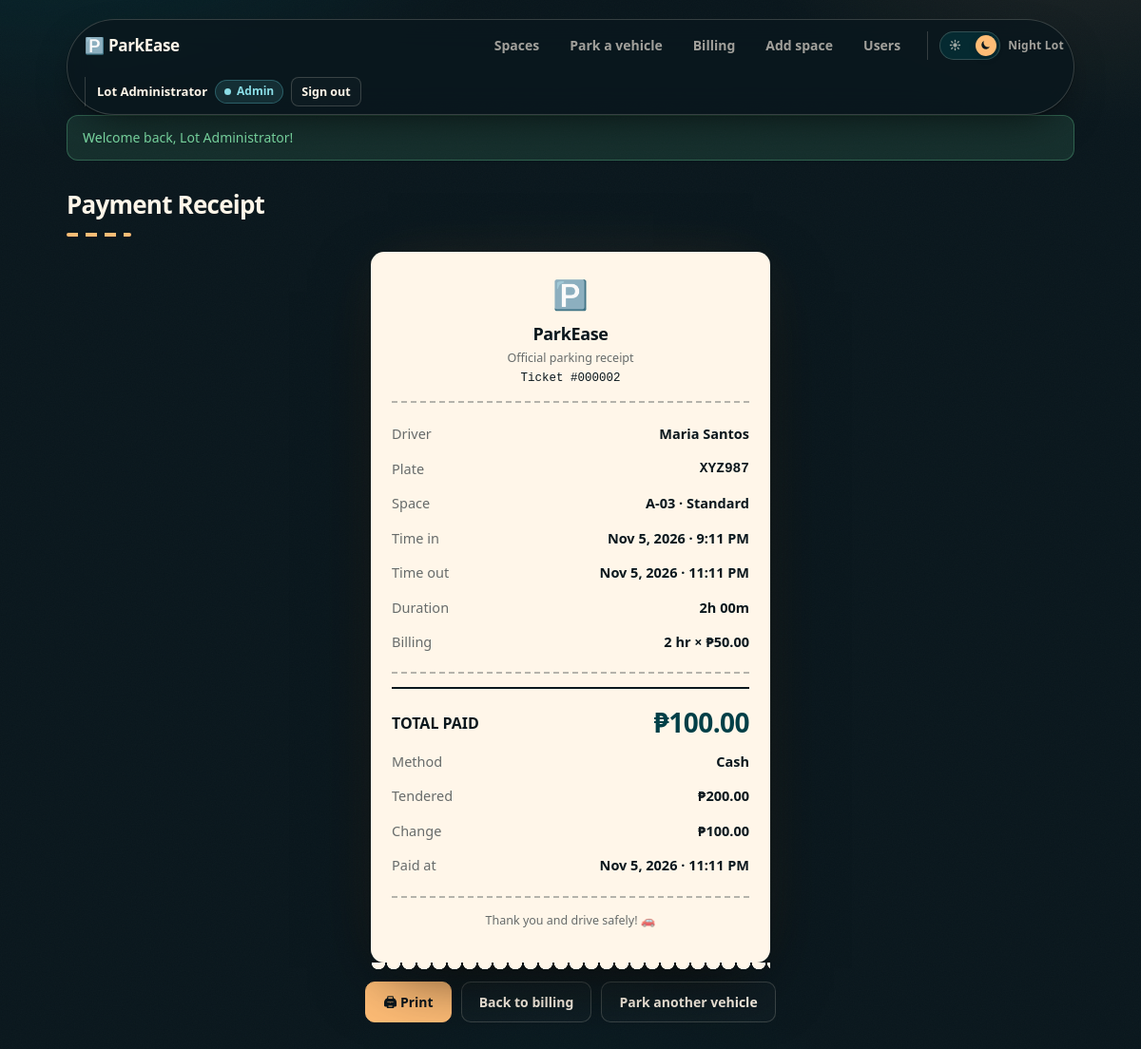
Screenshot of /receipt.php?id=2 (signed in) with the database file from the repository.
### tables this page shows
CREATE TABLE IF NOT EXISTS sessions (
  session_id INT AUTO_INCREMENT PRIMARY KEY,
  space_id INT NOT NULL,
  driver_id INT NOT NULL,
  time_in DATETIME NOT NULL,
  time_out DATETIME NULL,
  rate DECIMAL(10,2) NOT NULL,             
  amount_due DECIMAL(10,2) NULL,
  tendered DECIMAL(10,2) NULL,
  amount_paid DECIMAL(10,2) NULL,
  payment_method VARCHAR(20) NULL,
  paid_at DATETIME NULL,
  KEY idx_space_active (space_id, time_out),
  FOREIGN KEY (space_id) REFERENCES spaces(space_id),
  FOREIGN KEY (driver_id) REFERENCES drivers(driver_id)
);

CREATE TABLE IF NOT EXISTS drivers (
  driver_id INT AUTO_INCREMENT PRIMARY KEY,
  full_name VARCHAR(120) NOT NULL,
  plate_number VARCHAR(20) NOT NULL UNIQUE,
  phone VARCHAR(20) NOT NULL DEFAULT ''
);

CREATE TABLE IF NOT EXISTS spaces (
  space_id INT AUTO_INCREMENT PRIMARY KEY,
  type_id INT NOT NULL,
  space_code VARCHAR(10) NOT NULL UNIQUE,
  FOREIGN KEY (type_id) REFERENCES space_types(type_id)
);

CREATE TABLE IF NOT EXISTS space_types (
  type_id INT AUTO_INCREMENT PRIMARY KEY,
  type_name VARCHAR(50) NOT NULL UNIQUE,
  hourly_rate DECIMAL(10,2) NOT NULL
);

### receipt.php (the view, shortened to what this page needs)
<?php
require 'config.php'; require 'helpers.php';
$id = positiveId($_GET['id'] ?? null);
$stmt = $pdo->prepare('SELECT ps.*, s.space_code, t.type_name, d.full_name, d.plate_number
                       FROM sessions ps JOIN spaces s ON s.space_id = ps.space_id
                       JOIN space_types t ON t.type_id = s.type_id
                       JOIN drivers d ON d.driver_id = ps.driver_id WHERE ps.session_id = ?');
$stmt->execute([$id]); $s = $stmt->fetch();
$mins  = minutesBetween($s['time_in'], $s['time_out']);
$hours = billableHours($mins);
$change = max(0, (float)$s['tendered'] - (float)$s['amount_paid']);
ob_start(); ?>
<div class="card receipt">
<div class="rhead"><div class="logo">🅿️</div><h2>ParkEase</h2><p>Official parking receipt</p><p class="mono">Ticket #<?= str_pad((string)$id, 6, '0', STR_PAD_LEFT) ?></p></div>
<hr class="dashed">
<div class="rline"><span>Driver</span><strong><?= e($s['full_name']) ?></strong></div>
<div class="rline"><span>Plate</span><strong class="mono"><?= e($s['plate_number']) ?></strong></div>
<div class="rline"><span>Space</span><strong><?= e($s['space_code']) ?> · <?= e($s['type_name']) ?></strong></div>
<div class="rline"><span>Time in</span><strong><?= fmtDt($s['time_in']) ?></strong></div>
<div class="rline"><span>Time out</span><strong><?= fmtDt($s['time_out']) ?></strong></div>
<div class="rline"><span>Duration</span><strong><?= durationText($mins) ?></strong></div>
<div class="rline"><span>Billing</span><strong><?= $hours ?> hr × <?= money($s['rate']) ?></strong></div>
<hr class="dashed">
<div class="bill-total"><span>TOTAL PAID</span><span class="amount"><?= money($s['amount_paid']) ?></span></div>
<div class="rline"><span>Method</span><strong><?= e((string)$s['payment_method']) ?></strong></div>
<?php if ($s['payment_method'] === 'Cash'): ?>
<div class="rline"><span>Tendered</span><strong><?= money($s['tendered']) ?></strong></div>
<div class="rline"><span>Change</span><strong><?= money($change) ?></strong></div>
<?php endif; ?>
<div class="rline"><span>Paid at</span><strong><?= fmtDt($s['paid_at']) ?></strong></div>
<hr class="dashed">
<p class="thanks">Thank you and drive safely! 🚗</p>
</div>
<div class="btn-row center no-print">
<button class="btn" onclick="window.print()">🖨 Print</button>
<a class="btn ghost" href="billing.php">Back to billing</a>
<a class="btn ghost" href="assign.php">Park another vehicle</a>
</div>
<?php page('Payment Receipt', ob_get_clean());

### helpers.php (shortened to what this page needs)
<?php
function e(string $value): string {
    return htmlspecialchars($value, ENT_QUOTES | ENT_SUBSTITUTE, 'UTF-8');
}
function positiveId(mixed $value): int {
    return filter_var($value, FILTER_VALIDATE_INT, ['options' => ['min_range' => 1]]) ?: 0;
}
function money(float|string|null $v): string {
    return CURRENCY . number_format((float)$v, 2);
}
function fmtDt(?string $dt, string $format = 'M j, Y · g:i A'): string {
    return $dt ? date($format, strtotime($dt)) : '—';
}
function minutesBetween(string $in, string $out): int {
    return max(0, (int)ceil((strtotime($out) - strtotime($in)) / 60));
}
function durationText(int $minutes): string {
    return $minutes >= 60
        ? intdiv($minutes, 60) . 'h ' . str_pad((string)($minutes % 60), 2, '0', STR_PAD_LEFT) . 'm'
        : $minutes . 'm';
}
function billableHours(int $minutes): int {
    return max(MIN_BILLED_HOURS, (int)ceil($minutes / 60));
}
function takeFlash(): string {
    $f = $_SESSION['flash'] ?? null;
    $type = $f['type'] === 'ok' ? 'ok' : 'error';
    return '<div class="alert alert-' . $type . '">' . e($f['msg']) . '</div>';
}
function themeToggle(): string {
    return '<button type="button" class="theme-toggle" id="themeToggle" aria-pressed="false" aria-label="Switch to Day Lot theme">'
        . '<span class="tt-icon tt-sun" aria-hidden="true"><svg viewBox="0 0 24 24" width="13" height="13" fill="none" stroke="currentColor" stroke-width="2.6" stroke-linecap="round"><circle cx="12" cy="12" r="4" fill="currentColor" stroke="none"/><path d="M12 2.8v2.4M12 18.8v2.4M2.8 12h2.4M18.8 12h2.4M5.2 5.2l1.7 1.7M17.1 17.1l1.7 1.7M18.8 5.2l-1.7 1.7M6.9 17.1l-1.7 1.7"/></svg></span>'
        . '<span class="tt-icon tt-moon" aria-hidden="true"><svg viewBox="0 0 24 24" width="13" height="13" fill="currentColor"><path d="M20.4 14.9A8.5 8.5 0 0 1 9.1 3.6a8.5 8.5 0 1 0 11.3 11.3Z"/></svg></span>'
        . '<span class="tt-knob" aria-hidden="true"></span></button>'
        . '<span class="tt-label" aria-hidden="true"></span>';
}
function themeToggleJs(): string {
    return '<script>(function(){var b=document.getElementById("themeToggle");if(!b)return;'
        . 'function sync(){var d=document.documentElement.getAttribute("data-theme")==="day";'
        . 'b.setAttribute("aria-pressed",d?"true":"false");'
        . 'b.setAttribute("aria-label",d?"Switch to Night Lot theme":"Switch to Day Lot theme");'
        . 'b.title=d?"Switch to Night Lot":"Switch to Day Lot";'
        . 'var m=document.querySelector(\'meta[name="theme-color"]\');'
        . 'if(m)m.setAttribute("content",d?"#FFF6E9":"#0A171D");}'
        . 'b.addEventListener("click",function(){'
        . 'var n=document.documentElement.getAttribute("data-theme")==="day"?"night":"day";'
        . 'document.documentElement.setAttribute("data-theme",n);'
        . 'try{localStorage.setItem("parkease-theme",n);}catch(e){}sync();});'
        . 'sync();})();</script>';
}
function currentUser(): ?array {
    return [
        'id'       => (int)$_SESSION['user_id'],
        'username' => (string)$_SESSION['username'],
        'name'     => (string)$_SESSION['full_name'],
        'role'     => (string)$_SESSION['role'],
    ];
}
function isAdmin(): bool {
    return (currentUser()['role'] ?? '') === 'admin';
}
function page(string $title, string $body): void {
    $here = basename($_SERVER['SCRIPT_NAME'] ?? '');
    $u = currentUser();
    $links = ['index.php'=>'Spaces','assign.php'=>'Park a vehicle','billing.php'=>'Billing'];
    if (isAdmin()) { $links['create.php'] = 'Add space'; $links['users.php'] = 'Users'; }
    echo '<!doctype html><html lang="en" data-theme="night"><head><meta charset="utf-8">';
    echo '<link rel="stylesheet" href="style.css"><title>' . e($title) . ' · ParkEase</title></head><body><main>';
    echo '<nav><a class="brand" href="index.php">🅿️ ParkEase</a><div class="nav-links">';
    foreach ($links as $href => $label) {
        echo '<a href="' . $href . '"' . ($href === $here ? ' class="active"' : '') . '>' . $label . '</a>';
    }
    echo '</div><div class="nav-theme">' . themeToggle() . '</div>';
    if ($u) {
        $roleBadge = $u['role'] === 'admin' ? '<span class="badge b-info">Admin</span>' : '<span class="badge b-ok">Staff</span>';
        echo '<div class="nav-user"><span class="nav-name">' . e($u['name']) . '</span>' . $roleBadge
           . '<a class="btn btn-xs ghost" href="logout.php">Sign out</a></div>';
    }
    echo '</nav>' . takeFlash();
    echo '<h1>' . e($title) . '</h1>' . $body . '</main>' . themeToggleJs() . '</body></html>';
}

### rows the page displays
sessions: driver.full_name "Maria Santos", driver.plate_number "XYZ987", space.space_code "A-03", space_types.type_name "Standard", time_in "Nov 5, 2026 · 9:11 PM", time_out "Nov 5, 2026 · 11:11 PM", durationText($mins) "2h 00m", hours "2", rate "₱50.00", amount_paid "₱100.00", payment_method "Cash", tendered "₱200.00", money($change) "₱100.00", paid_at "Nov 5, 2026 · 11:11 PM"

### other values shown
$label "Spaces"
$label "Park a vehicle"
$label "Billing"
$label "Add space"
$label "Users"
$u['name'] "Lot Administrator"
$f['msg'] "Welcome back, Lot Administrator!"
$title "Payment Receipt"
str_pad((string)$id, 6, '0', STR_PAD_LEFT) "000002"
